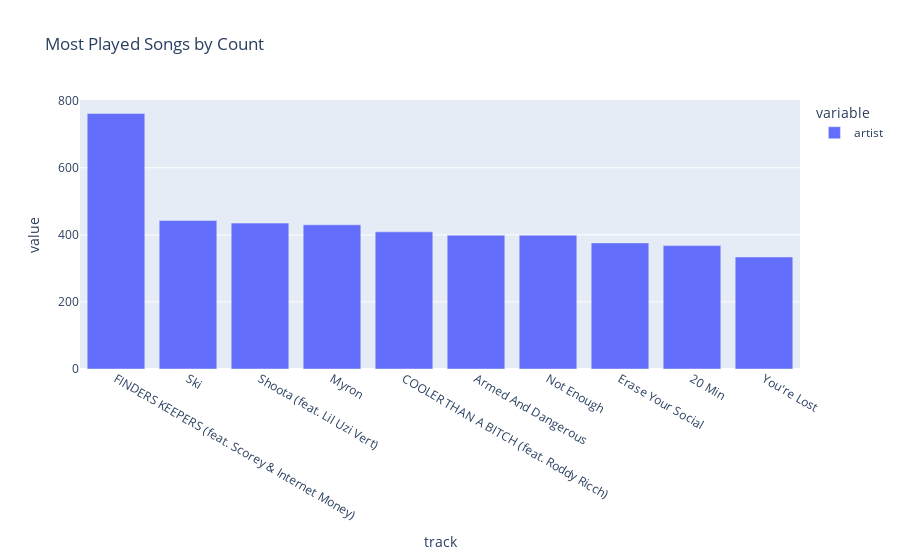

Notebook code for this chart:
### Code cell
most_played_track_df = test_df.groupby(['track']).count().sort_values(['artist'],ascending=False)['artist']
fig = px.bar(most_played_track_df[:10],title="Most Played Songs by Count")
fig.show()

### Figure 1 — Plotly figure (JSON) as saved in the notebook; plotly's stock layout.template omitted (floating-point values rounded to 4 significant figures)
{"data": [{"alignmentgroup": "True", "hovertemplate": "variable=artist<br>track=%{x}<br>value=%{y}<extra></extra>", "legendgroup": "artist", "marker": {"color": "#636efa", "pattern": {"shape": ""}}, "name": "artist", "offsetgroup": "artist", "orientation": "v", "showlegend": true, "textposition": "auto", "type": "bar", "x": ["FINDERS KEEPERS (feat. Scorey & Internet Money)", "Ski", "Shoota (feat. Lil Uzi Vert)", "Myron", "COOLER THAN A BITCH (feat. Roddy Ricch)", "Armed And Dangerous", "Not Enough", "Erase Your Social", "20 Min", "You're Lost"], "xaxis": "x", "y": [762, 443, 435, 430, 409, 399, 399, 376, 368, 334], "yaxis": "y"}], "layout": {"barmode": "relative", "legend": {"title": {"text": "variable"}, "tracegroupgap": 0}, "title": {"text": "Most Played Songs by Count"}, "xaxis": {"anchor": "y", "domain": [0, 1], "title": {"text": "track"}}, "yaxis": {"anchor": "x", "domain": [0, 1], "title": {"text": "value"}}}}
